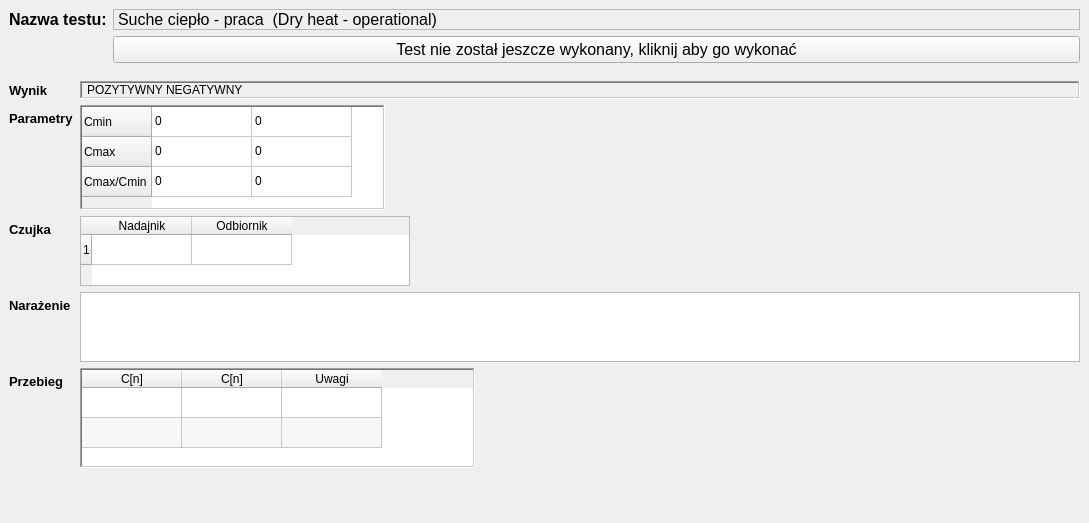
        <widget class="QWidget" name="pSucheCieplo">
         <property name="styleSheet">
          <string notr="true"/>
         </property>
         <layout class="QVBoxLayout" name="verticalLayoutpSucheCieplo">
          <property name="spacing">
           <number>0</number>
          </property>
          <property name="leftMargin">
           <number>0</number>
          </property>
          <property name="topMargin">
           <number>0</number>
          </property>
          <property name="rightMargin">
           <number>0</number>
          </property>
          <property name="bottomMargin">
           <number>0</number>
          </property>
          <item>
           <widget class="QWidget" name="sucheCieploWidget" native="true">
            <property name="sizePolicy">
             <sizepolicy hsizetype="Preferred" vsizetype="Minimum">
              <horstretch>0</horstretch>
              <verstretch>0</verstretch>
             </sizepolicy>
            </property>
            <property name="minimumSize">
             <size>
              <width>0</width>
              <height>70</height>
             </size>
            </property>
            <property name="maximumSize">
             <size>
              <width>16777215</width>
              <height>80</height>
             </size>
            </property>
            <property name="font">
             <font>
              <family>Arial</family>
              <pointsize>12</pointsize>
             </font>
            </property>
            <layout class="QFormLayout" name="formLayoutsucheCieploWidget">
             <property name="labelAlignment">
              <set>Qt::AlignLeading|Qt::AlignLeft|Qt::AlignTop</set>
             </property>
             <item row="0" column="0">
              <widget class="QLabel" name="eSucheCieplonazwaTestu">
               <property name="font">
                <font>
                 <family>Arial</family>
                 <pointsize>12</pointsize>
                 <bold>true</bold>
                </font>
               </property>
               <property name="text">
                <string>Nazwa testu:</string>
               </property>
              </widget>
             </item>
             <item row="0" column="1">
              <widget class="QLabel" name="sucheCieplonazwaTestu">
               <property name="maximumSize">
                <size>
                 <width>16777215</width>
                 <height>35</height>
                </size>
               </property>
               <property name="frameShape">
                <enum>QFrame::StyledPanel</enum>
               </property>
               <property name="text">
                <string>Suche ciepło - praca  (Dry heat - operational)</string>
               </property>
              </widget>
             </item>
             <item row="1" column="1">
              <widget class="QPushButton" name="pbSucheCieplo">
               <property name="text">
                <string>Test nie został jeszcze wykonany, kliknij aby go wykonać</string>
               </property>
              </widget>
             </item>
            </layout>
           </widget>
          </item>
          <item>
           <widget class="QWidget" name="sucheCieploWyniki" native="true">
            <layout class="QFormLayout" name="formLayoutsucheCieploWyniki">
             <item row="0" column="0">
              <widget class="QLabel" name="etSucheCieploResult">
               <property name="font">
                <font>
                 <family>Arial</family>
                 <pointsize>10</pointsize>
                 <bold>true</bold>
                </font>
               </property>
               <property name="text">
                <string>Wynik</string>
               </property>
              </widget>
             </item>
             <item row="0" column="1">
              <widget class="QLabel" name="sucheCieploResult">
               <property name="frameShape">
                <enum>QFrame::WinPanel</enum>
               </property>
               <property name="frameShadow">
                <enum>QFrame::Sunken</enum>
               </property>
               <property name="text">
                <string>POZYTYWNY NEGATYWNY</string>
               </property>
               <property name="margin">
                <number>2</number>
               </property>
               <property name="indent">
                <number>5</number>
               </property>
              </widget>
             </item>
             <item row="1" column="0">
              <widget class="QLabel" name="etsucheCieploParametry">
               <property name="font">
                <font>
                 <family>Arial</family>
                 <pointsize>10</pointsize>
                 <bold>true</bold>
                </font>
               </property>
               <property name="text">
                <string>Parametry</string>
               </property>
              </widget>
             </item>
             <item row="1" column="1">
              <widget class="QTableWidget" name="sucheCieploTableParams">
               <property name="sizePolicy">
                <sizepolicy hsizetype="Minimum" vsizetype="Minimum">
                 <horstretch>0</horstretch>
                 <verstretch>0</verstretch>
                </sizepolicy>
               </property>
               <property name="maximumSize">
                <size>
                 <width>305</width>
                 <height>105</height>
                </size>
               </property>
               <property name="frameShape">
                <enum>QFrame::WinPanel</enum>
               </property>
               <property name="verticalScrollBarPolicy">
                <enum>Qt::ScrollBarAsNeeded</enum>
               </property>
               <property name="horizontalScrollBarPolicy">
                <enum>Qt::ScrollBarAsNeeded</enum>
               </property>
               <property name="autoScroll">
                <bool>false</bool>
               </property>
               <property name="editTriggers">
                <set>QAbstractItemView::NoEditTriggers</set>
               </property>
               <property name="tabKeyNavigation">
                <bool>false</bool>
               </property>
               <property name="showDropIndicator" stdset="0">
                <bool>false</bool>
               </property>
               <property name="dragDropOverwriteMode">
                <bool>false</bool>
               </property>
               <attribute name="horizontalHeaderVisible">
                <bool>false</bool>
               </attribute>
               <row>
                <property name="text">
                 <string>Cmin</string>
                </property>
               </row>
               <row>
                <property name="text">
                 <string>Cmax</string>
                </property>
               </row>
               <row>
                <property name="text">
                 <string>Cmax/Cmin</string>
                </property>
               </row>
               <column>
                <property name="text">
                 <string>Nazwa</string>
                </property>
               </column>
               <column>
                <property name="text">
                 <string>Wartość</string>
                </property>
               </column>
               <item row="0" column="0">
                <property name="text">
                 <string>0</string>
                </property>
               </item>
               <item row="0" column="1">
                <property name="text">
                 <string>0</string>
                </property>
               </item>
               <item row="1" column="0">
                <property name="text">
                 <string>0</string>
                </property>
               </item>
               <item row="1" column="1">
                <property name="text">
                 <string>0</string>
                </property>
               </item>
               <item row="2" column="0">
                <property name="text">
                 <string>0</string>
                </property>
               </item>
               <item row="2" column="1">
                <property name="text">
                 <string>0</string>
                </property>
               </item>
              </widget>
             </item>
             <item row="4" column="0">
              <widget class="QLabel" name="etSucheCieploPrzebieg">
               <property name="font">
                <font>
                 <family>Arial</family>
                 <pointsize>10</pointsize>
                 <bold>true</bold>
                </font>
               </property>
               <property name="text">
                <string>Przebieg</string>
               </property>
              </widget>
             </item>
             <item row="6" column="1">
              <spacer name="verticalSpacerSucheCieplo">
               <property name="orientation">
                <enum>Qt::Vertical</enum>
               </property>
               <property name="sizeHint" stdset="0">
                <size>
                 <width>20</width>
                 <height>40</height>
                </size>
               </property>
              </spacer>
             </item>
             <item row="2" column="0">
              <widget class="QLabel" name="etSucheCieploCzujka">
               <property name="font">
                <font>
                 <family>Arial</family>
                 <pointsize>10</pointsize>
                 <bold>true</bold>
                </font>
               </property>
               <property name="text">
                <string>Czujka</string>
               </property>
              </widget>
             </item>
             <item row="2" column="1">
              <widget class="QTableWidget" name="sucheCieplotableCzujka">
               <property name="minimumSize">
                <size>
                 <width>309</width>
                 <height>70</height>
                </size>
               </property>
               <property name="maximumSize">
                <size>
                 <width>330</width>
                 <height>70</height>
                </size>
               </property>
               <row>
                <property name="text">
                 <string>1</string>
                </property>
               </row>
               <column>
                <property name="text">
                 <string>Nadajnik</string>
                </property>
               </column>
               <column>
                <property name="text">
                 <string>Odbiornik</string>
                </property>
               </column>
              </widget>
             </item>
             <item row="4" column="1">
              <widget class="QTableWidget" name="sucheCieploTablePrzebieg">
               <property name="minimumSize">
                <size>
                 <width>395</width>
                 <height>100</height>
                </size>
               </property>
               <property name="maximumSize">
                <size>
                 <width>395</width>
                 <height>100</height>
                </size>
               </property>
               <property name="frameShape">
                <enum>QFrame::WinPanel</enum>
               </property>
               <property name="sizeAdjustPolicy">
                <enum>QAbstractScrollArea::AdjustToContents</enum>
               </property>
               <property name="autoScroll">
                <bool>false</bool>
               </property>
               <property name="editTriggers">
                <set>QAbstractItemView::NoEditTriggers</set>
               </property>
               <property name="tabKeyNavigation">
                <bool>false</bool>
               </property>
               <property name="showDropIndicator" stdset="0">
                <bool>false</bool>
               </property>
               <property name="dragDropOverwriteMode">
                <bool>false</bool>
               </property>
               <property name="alternatingRowColors">
                <bool>true</bool>
               </property>
               <property name="selectionMode">
                <enum>QAbstractItemView::NoSelection</enum>
               </property>
               <property name="wordWrap">
                <bool>false</bool>
               </property>
               <property name="cornerButtonEnabled">
                <bool>false</bool>
               </property>
               <attribute name="horizontalHeaderCascadingSectionResizes">
                <bool>true</bool>
               </attribute>
               <attribute name="horizontalHeaderMinimumSectionSize">
                <number>30</number>
               </attribute>
               <attribute name="verticalHeaderVisible">
                <bool>false</bool>
               </attribute>
               <attribute name="verticalHeaderCascadingSectionResizes">
                <bool>true</bool>
               </attribute>
               <attribute name="verticalHeaderShowSortIndicator" stdset="0">
                <bool>false</bool>
               </attribute>
               <attribute name="verticalHeaderStretchLastSection">
                <bool>false</bool>
               </attribute>
               <row>
                <property name="text">
                 <string>1</string>
                </property>
               </row>
               <row>
                <property name="text">
                 <string>2</string>
                </property>
               </row>
               <column>
                <property name="text">
                 <string>C[n]</string>
                </property>
               </column>
               <column>
                <property name="text">
                 <string>C[n]</string>
                </property>
               </column>
               <column>
                <property name="text">
                 <string>Uwagi</string>
                </property>
               </column>
              </widget>
             </item>
             <item row="3" column="0">
              <widget class="QLabel" name="etSucheCieploWynikNarazenia">
               <property name="font">
                <font>
                 <family>Arial</family>
                 <pointsize>10</pointsize>
                 <bold>true</bold>
                </font>
               </property>
               <property name="text">
                <string>Narażenie</string>
               </property>
              </widget>
             </item>
             <item row="3" column="1">
              <widget class="QTableWidget" name="sucheCieploNarazenie">
               <property name="minimumSize">
                <size>
                 <width>1000</width>
                 <height>70</height>
                </size>
               </property>
               <property name="maximumSize">
                <size>
                 <width>1000</width>
                 <height>70</height>
                </size>
               </property>
               <property name="editTriggers">
                <set>QAbstractItemView::NoEditTriggers</set>
               </property>
              </widget>
             </item>
            </layout>
           </widget>
          </item>
         </layout>
        </widget>
